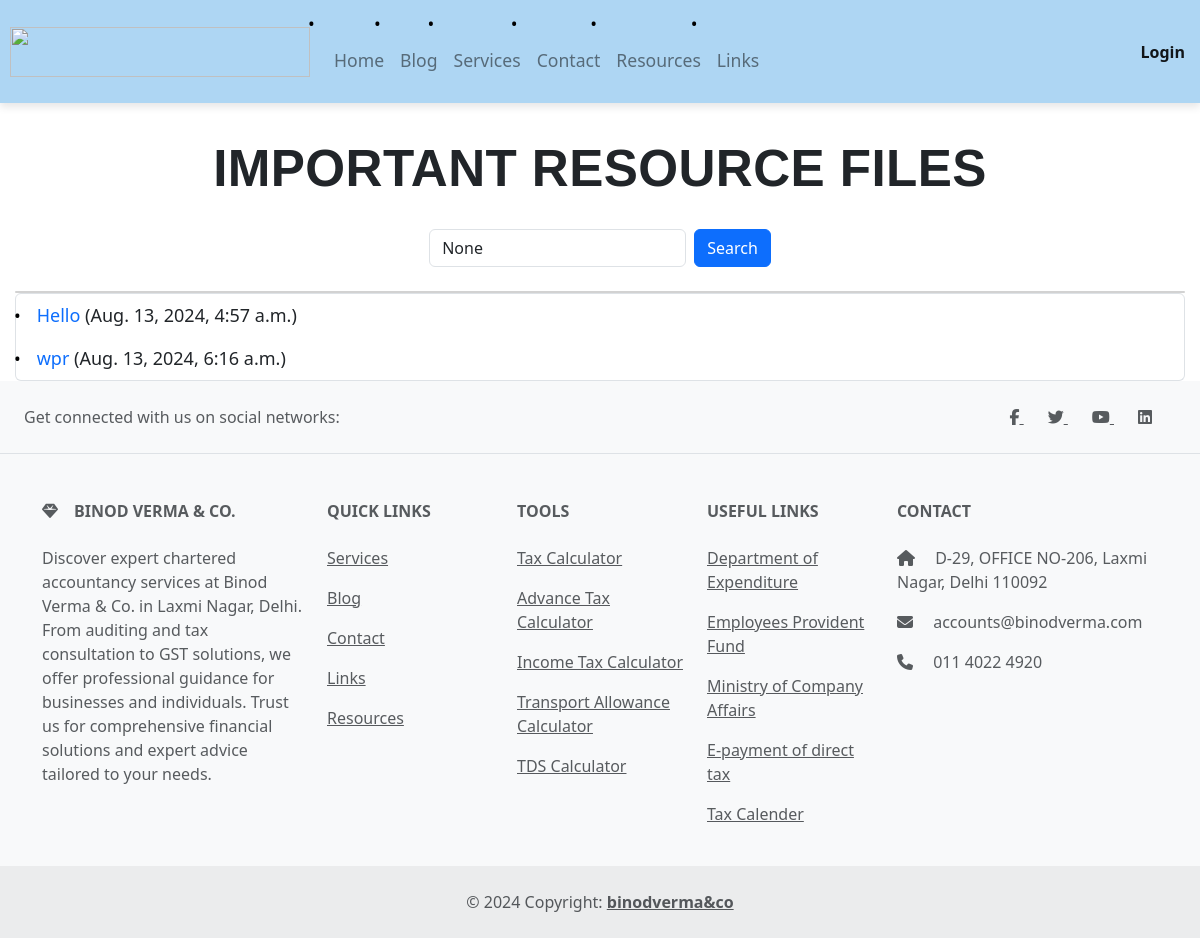
Page /resources/ on the committed database.
### resource_store/models.py (models this page shows, shortened)
class Resource(models.Model):
    title = models.CharField(max_length=200)
    file = models.FileField(upload_to='resources/')
    uploaded_at = models.DateTimeField(auto_now_add=True)

### resource_store/views.py (the view)
# urls.py: path('', resource_list, name='resource_list'),
def resource_list(request):
    query = request.GET.get('q')
    if query:
        resources = Resource.objects.filter(title__icontains=query)
    else:
        resources = Resource.objects.all()
    return render(request, 'resource_store/resource_list.html', {'resources': resources, 'query': query})

### resource_store/templates/resource_store/resource_list.html (shortened to what this page needs)
{% extends 'base.html' %}
{% block content %}
<h1 class=" text-uppercase" style="font-size: 3.2rem; letter-spacing: 0.3pt; font-weight: bolder; font-family: Verdana, Geneva, Tahoma, sans-serif; margin:30px; padding-top: 20px; text-align: center;"> Important resource files </h1>
<form method="GET" action="{% url 'resource_list' %}" class="form-inline mb-4" style="justify-content: center;">
  <input type="text" name="q" class="form-control mr-sm-2"  value="{{ query }}">
  <button type="submit" class="btn btn-primary">Search</button>
</form>
  <div class="card"></div>
    <div class="card-body">
      <ul class="list-group">
        {% for resource in resources %}
          <li class="list-group-item">
            <a href="{{ resource.file.url }}" class="text-primary">{{ resource.title }}</a> ({{ resource.uploaded_at }})
          </li>
        {% endfor %}
      </ul>
    </div>
  </div>
{% endblock %}

### implinks/static/css/styles_links.css (style rules this page uses)
ul { list-style-type: none; padding: 0; }
ul li { margin-bottom: 10px; font-size: 18px; }
ul li a { text-decoration: none; color: black; }
ul li::before { content: "•"; color: black; display: inline-block; width: 1em; margin-left: -1em; }

### rows in the picture
Resource: title "Hello", uploaded_at "Aug. 13, 2024, 4:57 a.m."
Resource: title "wpr", uploaded_at "Aug. 13, 2024, 6:16 a.m."
